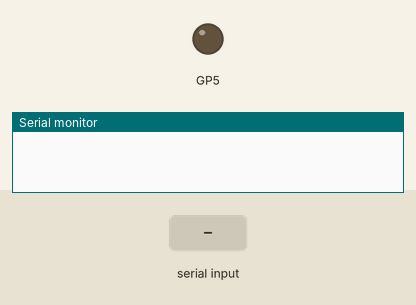
This sketch was run on a simulated Raspberry Pi Pico. Parts: output pins drawn as LEDs (lit = HIGH), the last lines printed to the serial monitor. The test bench sets the inputs (shaded band).

Above: at 1.2 s.
1.3 s: "SET_SPEED90\n" received over Serial
At 2.2 s:
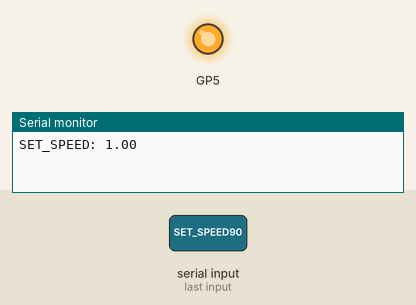
2.8 s: "SET_SPEED\n" received over Serial
At 3.3 s:
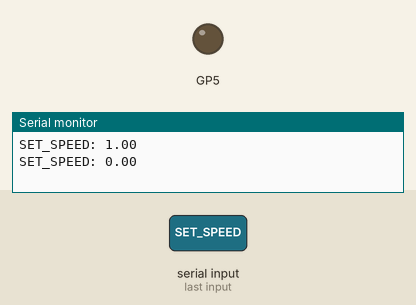
Timing chart, 0 to 5.8 s (numbered marks = the images above; inputs shaded):
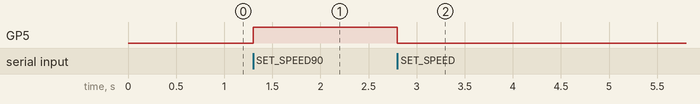

The sketch:

serial_cmd_82.ino
```cpp
// snippet: serial_cmd_82
// tags: serial, command, parser, uart
// boards: avr, esp32, megaavr, nano33iot, romi32u4, rp2040
// library: none
// description: Serial command with float argument: SET_SPEED <value 0
// prompts: command, float, argument, set_speed, <value, clamp
// verified: compile-only
// source: kd-generated (id 82)
// exact-include: Arduino.h

#include <Arduino.h>

float motorSpeed = 0.0;

void setup() {
  Serial.begin(9600);
}

void loop() {
  if (Serial.available() > 0) {
    String cmd = Serial.readStringUntil('\n');
    cmd.trim();
    if (cmd.startsWith("SET_SPEED")) {
      // "SET_SPEED" is 9 chars — substring(9) starts at the space+value
      float value = cmd.substring(9).toFloat();
      motorSpeed = constrain(value, 0.0, 1.0);
      analogWrite(5, motorSpeed * 255);
      Serial.print("SET_SPEED: "); Serial.println(motorSpeed);
    }
  }
}
```

Measured:
- after the input at 1.3 s, GP5: LOW → HIGH at once
- after the input at 2.8 s, GP5: HIGH → LOW at once
